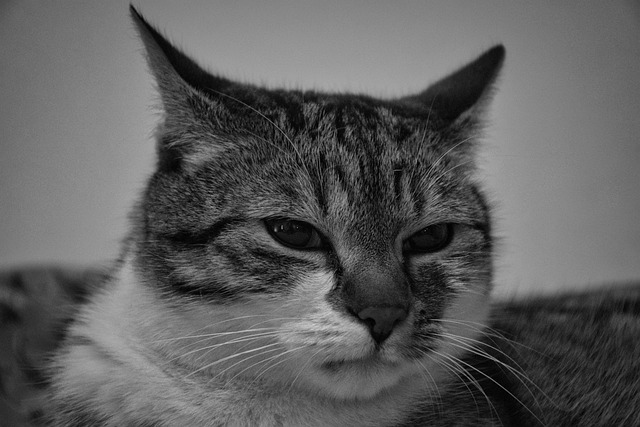
%> input picture Desktop/Courses/112-2/ADSP/HW/HW4/cat.png, 640 x 427 px
$ octave ADSPpa4.m   (GNU Octave 9; MATLAB toolbox functions it lacks are replaced by stand-ins)
%> lines starting %> are read from the running program, lines starting %| are printed output that depends on the picture; long printed decimals are rounded
L = 255;
c1 = 1/sqrt(L);
c2 = 1/sqrt(L);
img1 = double(imread("cat.png"));
%> img1: size 427x640 double; min 0, max 213, mean 93.7; mean of the top-left, top-right, bottom-left and bottom-right quarters 103.8, 104.9, 96.9, 69.5
img2 = double(imread("dog.png"));
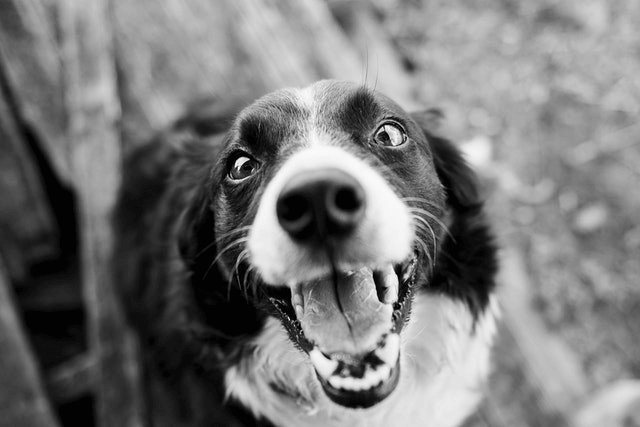
%> input picture Desktop/Courses/112-2/ADSP/HW/HW4/dog.png, 640 x 427 px
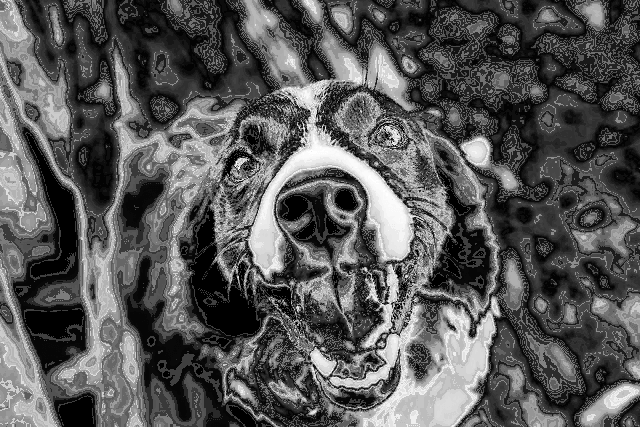
%> img2: size 427x640 double; min 0, max 80, mean 27.6; drawn with min black and max white

img3 = img1*0.5 + 255*0.5;
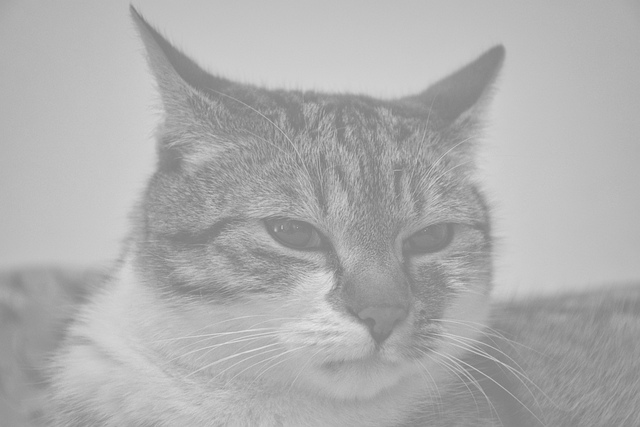
%> img3: size 427x640 double; min 127.5, max 234, mean 174.4

ssim_12 = SSIM(img1, img2, c1, c2);
%> in SSIM, `mu_x = mean(A, 'all');`: mu_x = 93.75
%> in SSIM, `mu_y = mean(B, 'all');`: mu_y = 27.65
%> in SSIM, `var_x = mean(A.^2, 'all') - mu_x^2;`: var_x = 1888.6
%> in SSIM, `var_y = mean(B.^2, 'all') - mu_y^2;`: var_y = 436.1
%> in SSIM, `cov_xy = mean((A - mu_x).*(B - mu_y), 'all');`: cov_xy = -148.4
%> in SSIM, `ssim = (2*mu_x*mu_y + (c1*L)^2) * (2*cov_xy + (c2*L)^2) / ((mu_x^2 + m..`: ssim = -0.009
%> ssim_12 = -0.009
ssim_13 = SSIM(img1, img3, c1, c2);
%> ssim_13 = 0.684

disp("SSIM between img1 and img2: " + num2str(ssim_12))
%| SSIM between img1 and img2: -0.008999
disp("SSIM between img1 and img3: " + num2str(ssim_13))
%| SSIM between img1 and img3: 0.6845
if ssim_12 > ssim_13
    disp("img1, img2 are more alike.")

else
    disp("img1, img3 are more alike.")
end


function ssim = SSIM(A, B, c1, c2)
    L = 255;
    mu_x = mean(A, 'all');
    mu_y = mean(B, 'all');

    var_x = mean(A.^2, 'all') - mu_x^2;
    var_y = mean(B.^2, 'all') - mu_y^2;

    cov_xy = mean((A - mu_x).*(B - mu_y), 'all');

    ssim = (2*mu_x*mu_y + (c1*L)^2) * (2*cov_xy + (c2*L)^2) / ((mu_x^2 + mu_y^2 + (c1*L)^2)*(var_x + var_y + (c2*L)^2));
end
